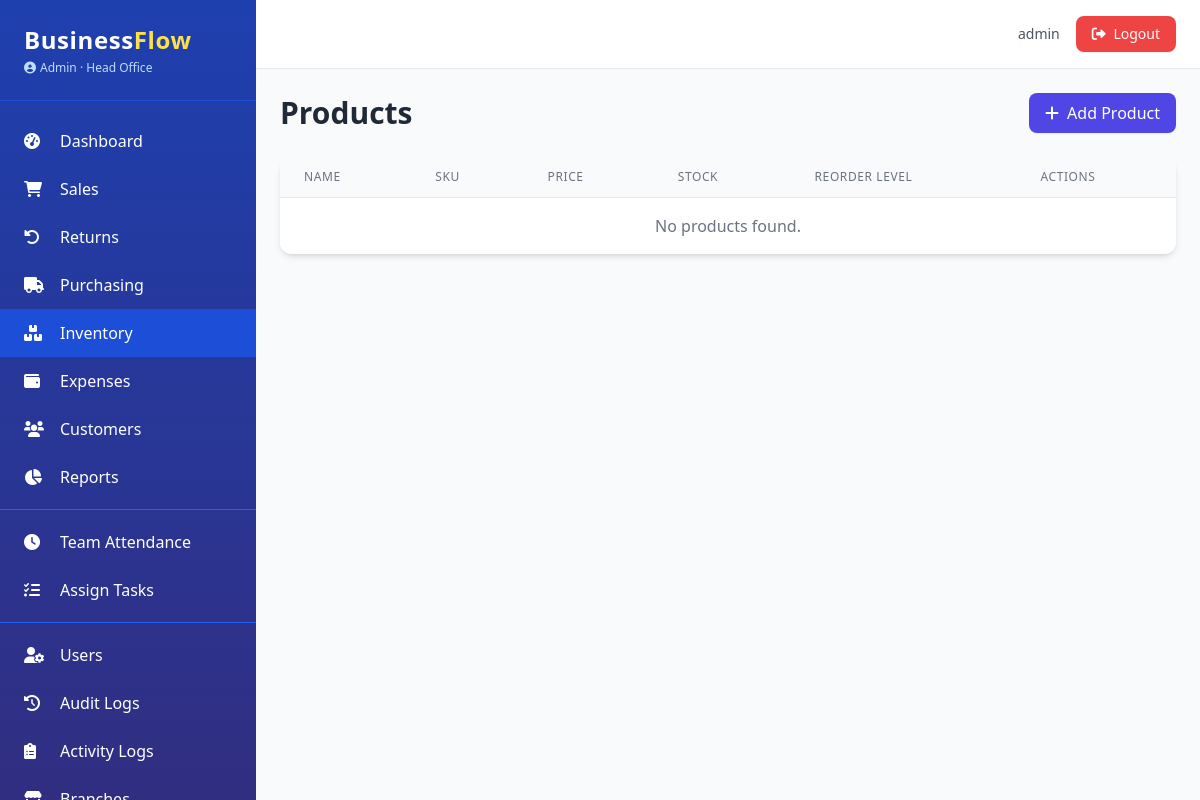
/inventory/products (signed in), run on an earlier commit of the app's database.
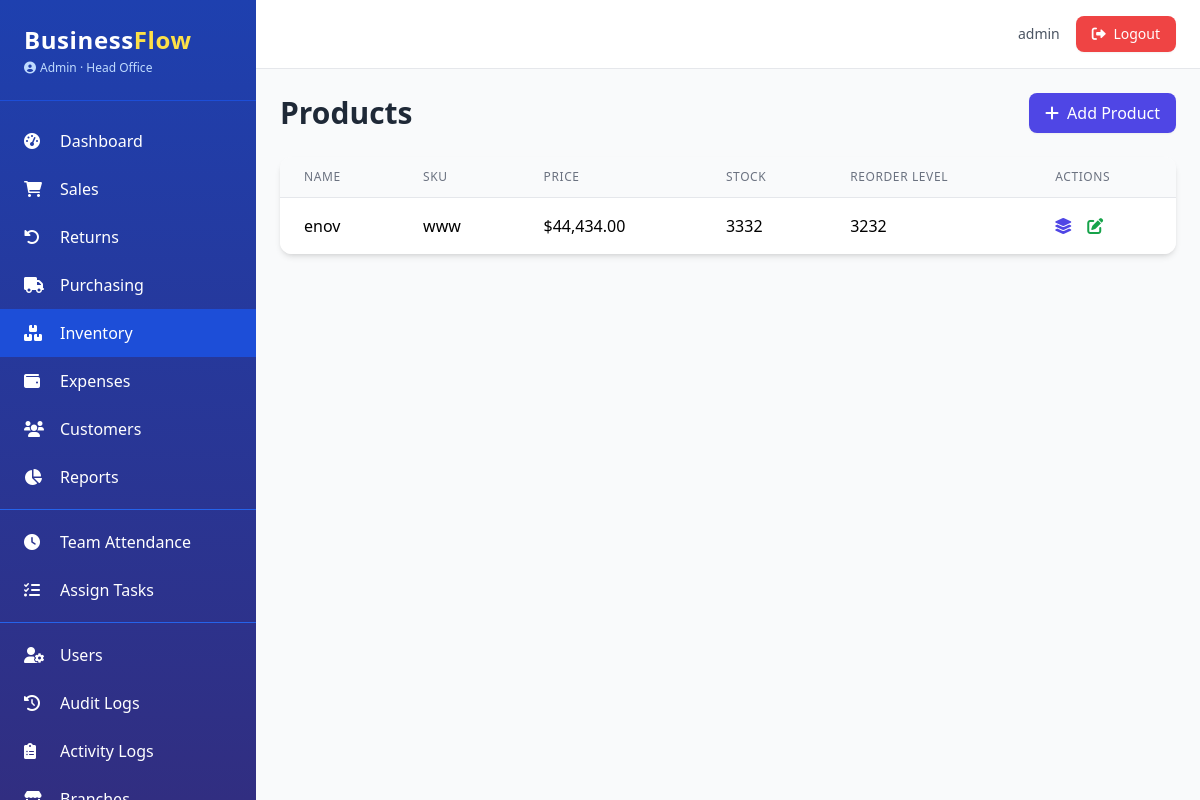
And on a later commit of the database.
### app.py (models this page shows, shortened)
class AuditMixin:
    @declared_attr
    def created_at(cls):
        return db.Column(db.DateTime, default=datetime.utcnow)

class SoftDeleteMixin:
    @classmethod
    def query_active(cls):
        return cls.query.filter(cls.deleted_at.is_(None))

class Product(db.Model, AuditMixin, SoftDeleteMixin):
    __tablename__ = 'products'
    id = db.Column(db.Integer, primary_key=True)
    name = db.Column(db.String(100), nullable=False)
    description = db.Column(db.Text)
    sku = db.Column(db.String(50), unique=True, nullable=False)
    barcode = db.Column(db.String(50), unique=True, nullable=True)
    price = db.Column(db.Float, nullable=False)
    cost = db.Column(db.Float)
    current_stock = db.Column(db.Integer, default=0)
    reorder_level = db.Column(db.Integer, default=5)
    category = db.Column(db.String(50))
    brand = db.Column(db.String(50))
    weight = db.Column(db.Float)
    is_service = db.Column(db.Boolean, default=False)
    branch_id = db.Column(db.Integer, db.ForeignKey('branches.id'), nullable=True)
    branch = db.relationship('Branch')
    track_batches = db.Column(db.Boolean, default=False)
    batches = db.relationship('StockBatch', backref='product', lazy='dynamic')
    __table_args__ = (
        Index('ix_product_sku', sku),
        Index('ix_product_barcode', barcode),
    )

### app.py (the view)
@inventory_bp.route('/products')
@login_required
@permission_required('view_inventory')
def product_list():
    page = request.args.get('page', 1, type=int)
    per_page = app.config.get('ITEMS_PER_PAGE', 20)
    query = branch_filter(Product.query_active(), Product)
    pagination = query.order_by(Product.created_at.desc()).paginate(page=page, per_page=per_page, error_out=False)
    return render_template('inventory/list.html', pagination=pagination)

### app.py (called while the page is built)
@login_manager.user_loader
def load_user(user_id):
    return User.query_active().filter_by(id=int(user_id)).first()

def permission_required(permission):
    def decorator(f):
        @wraps(f)
        def decorated_function(*args, **kwargs):
            if not current_user.is_authenticated:
                abort(403)
            if not current_user.has_permission(permission):
                abort(403)
            return f(*args, **kwargs)
        return decorated_function
    return decorator

def branch_filter(query, model):
    if current_user.is_admin:
        return query
    if current_user.branch_id:
        return query.filter(model.branch_id == current_user.branch_id)
    return query.filter(False)

@app.context_processor
def inject_now():
    return {'now': datetime.utcnow(), 'current_year': datetime.utcnow().year}

@app.template_filter('currency')
def currency_format(value):
    if value is None:
        return "$0.00"
    return f"${value:,.2f}"

    @property
    def is_admin(self):
        return self.role == 'Admin'

    def has_permission(self, perm):
        if self.is_admin:
            return True
        return perm in (self.permissions or [])

### templates/inventory/list.html (shortened to what this page needs)
{% extends "base.html" %}
{% block content %}
<div class="flex justify-between items-center mb-6">
    <h1 class="text-3xl font-bold text-gray-800">Products</h1>
    {% if current_user.has_permission('edit_inventory') %}
    <a href="{{ url_for('inventory.new_product') }}" class="bg-indigo-600 hover:bg-indigo-700 text-white px-4 py-2 rounded-lg shadow-sm">
        <i class="fas fa-plus mr-2"></i>Add Product
    </a>
    {% endif %}
</div>
<div class="bg-white rounded-xl shadow-md overflow-hidden">
    <table class="min-w-full divide-y divide-gray-200">
        <thead class="bg-gray-50">
            <tr>
                <th class="px-6 py-3 text-left text-xs font-medium text-gray-500 uppercase tracking-wider">Name</th>
                <th class="px-6 py-3 text-left text-xs font-medium text-gray-500 uppercase tracking-wider">SKU</th>
                <th class="px-6 py-3 text-left text-xs font-medium text-gray-500 uppercase tracking-wider">Price</th>
                <th class="px-6 py-3 text-left text-xs font-medium text-gray-500 uppercase tracking-wider">Stock</th>
                <th class="px-6 py-3 text-left text-xs font-medium text-gray-500 uppercase tracking-wider">Reorder Level</th>
                <th class="px-6 py-3 text-left text-xs font-medium text-gray-500 uppercase tracking-wider">Actions</th>
            </tr>
        </thead>
        <tbody class="bg-white divide-y divide-gray-200">
            {% for product in pagination.items %}
            <tr class="hover:bg-gray-50">
                <td class="px-6 py-4 whitespace-nowrap">{{ product.name }}</td>
                <td class="px-6 py-4 whitespace-nowrap">{{ product.sku }}</td>
                <td class="px-6 py-4 whitespace-nowrap">{{ product.price|currency }}</td>
                <td class="px-6 py-4 whitespace-nowrap">{{ product.current_stock }}</td>
                <td class="px-6 py-4 whitespace-nowrap">{{ product.reorder_level }}</td>
                <td class="px-6 py-4 whitespace-nowrap">
                    <a href="{{ url_for('inventory.product_batches', product_id=product.id) }}" class="text-indigo-600 hover:text-indigo-900 mr-3" title="Batches">
                        <i class="fas fa-layer-group"></i>
                    </a>
                    {% if current_user.has_permission('edit_inventory') %}
                    <a href="#" class="text-green-600 hover:text-green-900" title="Edit">
                        <i class="fas fa-edit"></i>
                    </a>
                    {% endif %}
                </td>
            </tr>
            {% else %}
            <tr>
                <td colspan="6" class="px-6 py-4 text-center text-gray-500">No products found.</td>
            </tr>
            {% endfor %}
        </tbody>
    </table>
</div>
{% endblock %}

What changed in the data, as far as the page shows it:
added Product: name "enov", sku "www", price "$44,434.00", current_stock "3332", reorder_level "3232"
Also different on the page:
text no longer shown: "No products found."
